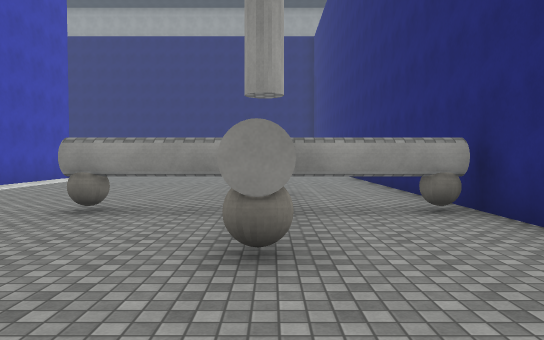
view 1 (above)

20 first-person views from a walk through a 3-D level made in the Unity game engine. The camera is 1.5 m above the floor, tilts 2° down and sees 70° across. The floor is counted in squares, 2 m on a side. Each view is taken from the middle of a square. On the plan, view 1 faces up. The plan holds only what a view shows up to about 12 squares ahead; the rest is blank. The place goes on beyond the plan. Surface patterns are stand-ins for the level's own textures.

view 2
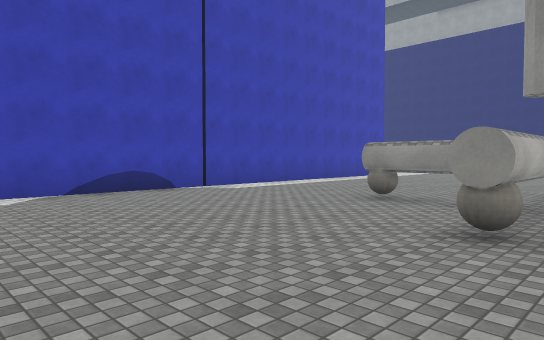

view 3
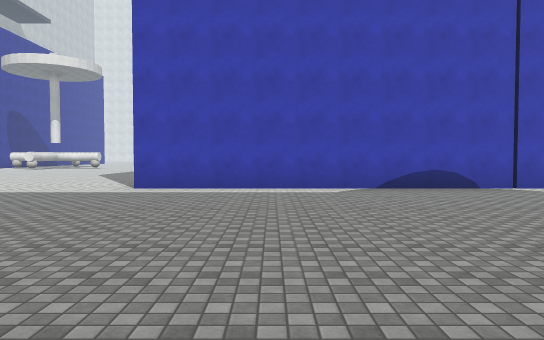

view 4
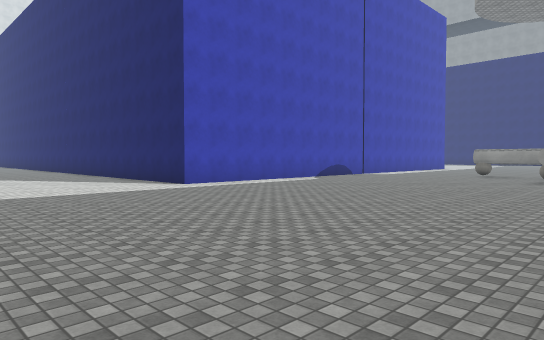

view 5
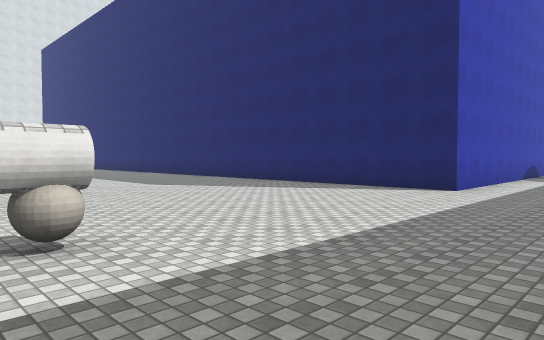

view 6
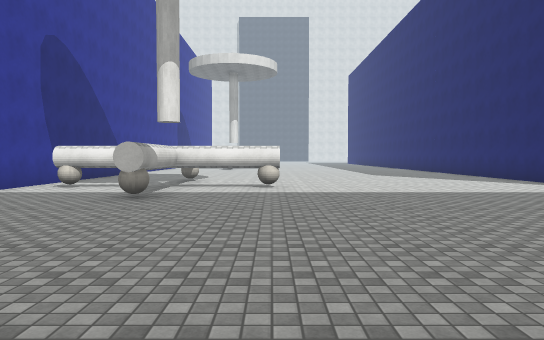

view 7
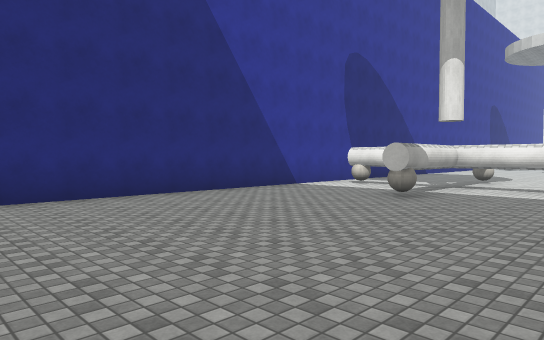

view 8
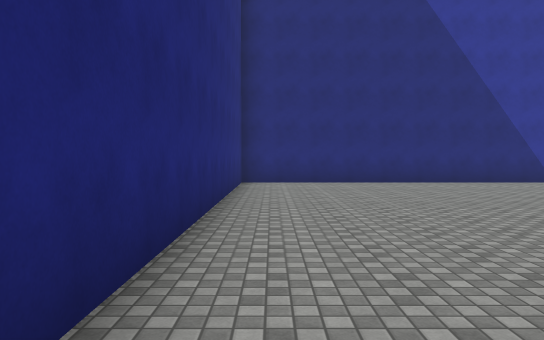

view 9
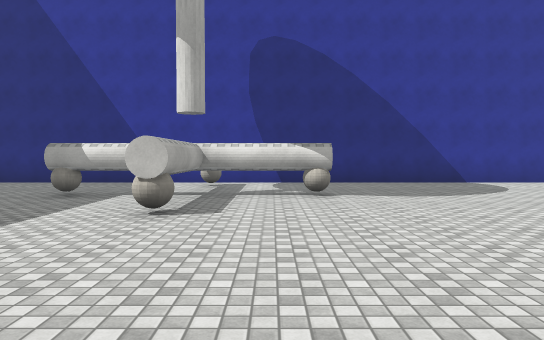

view 10
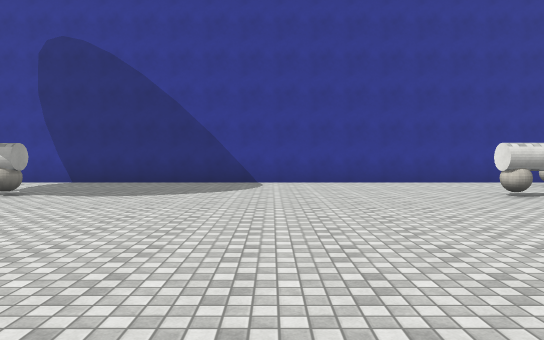

view 11
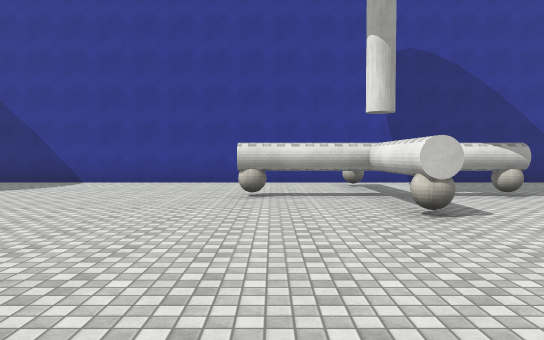

view 12
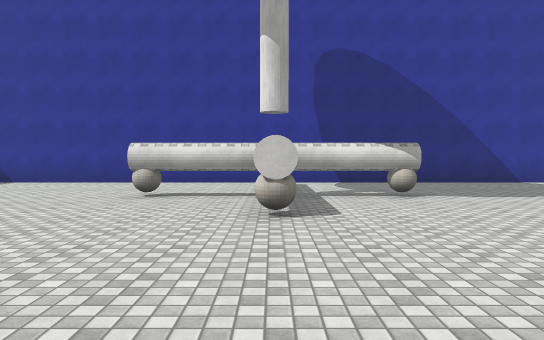

view 13
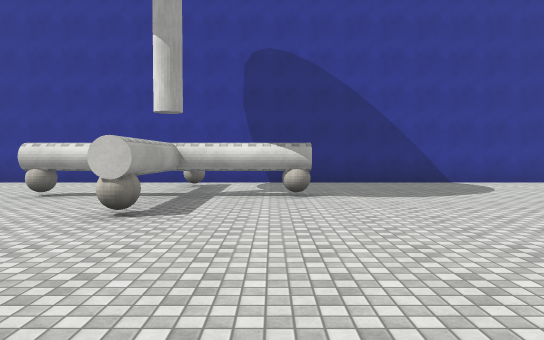

view 14
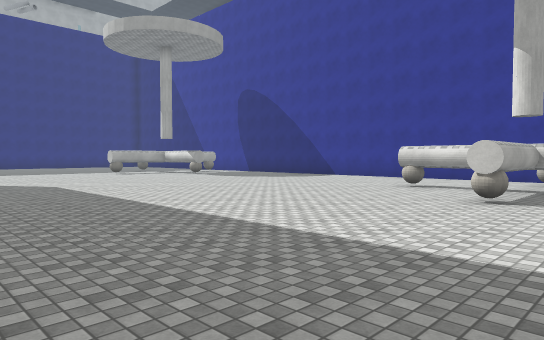

view 15
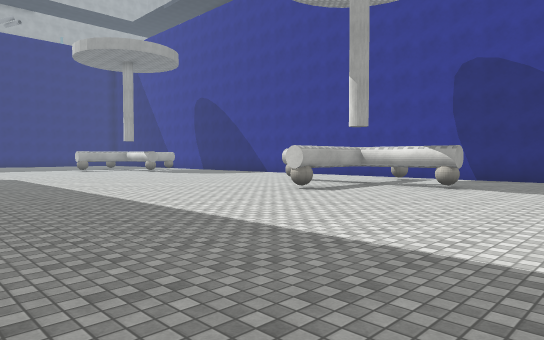

view 16
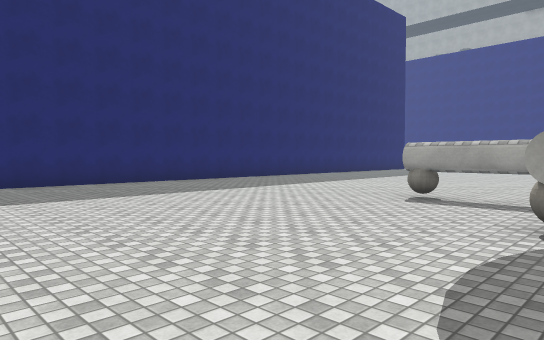

view 17
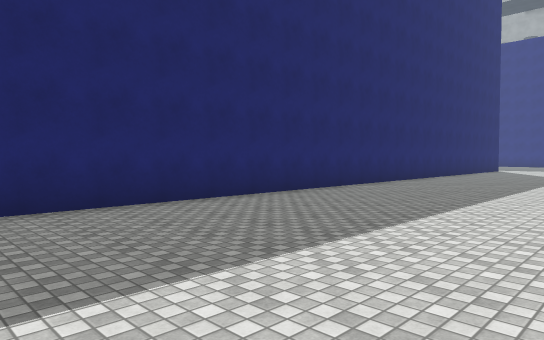

view 18
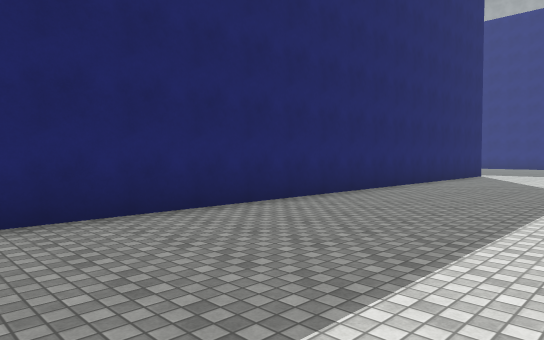

view 19
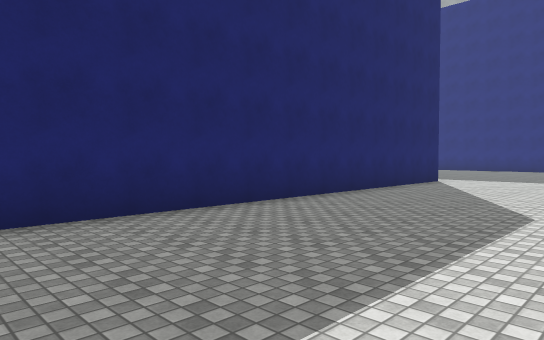

view 20
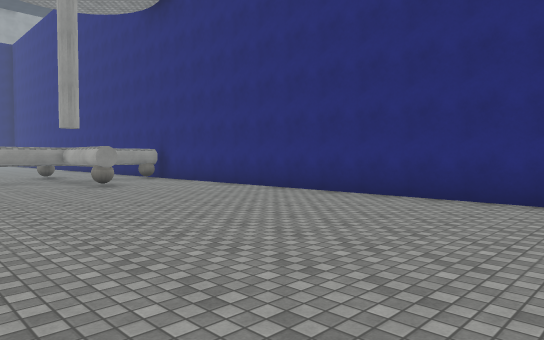

### Floor plan
Key: @ floor where view 1 was taken; # wall or solid block; x gap in a wall; . floor; T thing the floor can be seen under or through.
Columns run from 29 left of view 1 to 3 right of it. Each row starts with its distance up from view 1.
 12                       # ..... ..
 11                       #...... ..#
 10                       #.........#
  9                       #.........#
  8                       #...... ..#
  7                       #...... ..#
  6                       #...... ..#
  5                       #....#TTTT#
  4                       #......T..#
  3                       #......#..#
  2                       #.........#
  1                       #.........#
  0                       #......@..#
 -1                       #.........#
 -2                       #.........#
 -3                       #.........#
 -4  ######################.........#
 -5  ...............................#
 -6  ...............................#
 -7 ................................#
 -8 ................................#
 -9  ...............................#
-10 ................................#
-11  ...............................#
-12 .......T..............T.........#
-13 .......T..............T.........#
-14 .....TTTTT............T.........#
-15 ....... ...........######.......#
-16 ....... ..............#.........#
-17 .......#..............x.........#
-18 #################################

Where each view was taken, in squares from view 1:
view 1: 0 up, 0 right, facing up
view 2: 1 down, 1 right, facing up-left
view 3: 1 down, 2 right, facing left
view 4: 10 down, 2 right, facing up-left
view 5: 13 down, 4 left, facing up-left
view 6: 12 down, 2 right, facing left
view 7: 11 down, 2 right, facing down-left
view 8: 7 down, 2 right, facing down
view 9: 7 down, 9 left, facing down
view 10: 7 down, 15 left, facing down
view 11: 7 down, 20 left, facing down
view 12: 7 down, 22 left, facing down
view 13: 7 down, 24 left, facing down
view 14: 5 down, 24 left, facing down-right
view 15: 5 down, 28 left, facing down-right
view 16: 15 down, 29 left, facing up-right
view 17: 10 down, 29 left, facing up-right
view 18: 9 down, 23 left, facing up-right
view 19: 9 down, 19 left, facing up-right
view 20: 7 down, 4 left, facing up-right
